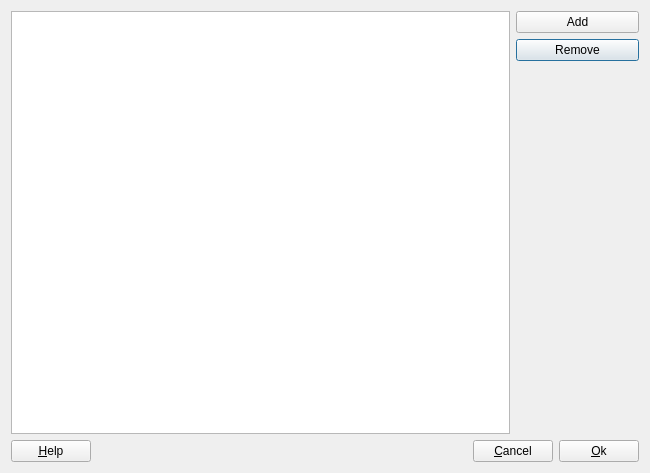
<?xml version="1.0" encoding="UTF-8"?>
<ui version="4.0">
 <class>OriginalDocument</class>
 <widget class="QDialog" name="OriginalDocument">
  <property name="geometry">
   <rect>
    <x>0</x>
    <y>0</y>
    <width>650</width>
    <height>473</height>
   </rect>
  </property>
  <property name="windowTitle">
   <string>Dialog</string>
  </property>
  <layout class="QGridLayout" name="gridLayout">
   <item row="2" column="3" colspan="2">
    <spacer name="verticalSpacer">
     <property name="orientation">
      <enum>Qt::Vertical</enum>
     </property>
     <property name="sizeHint" stdset="0">
      <size>
       <width>85</width>
       <height>306</height>
      </size>
     </property>
    </spacer>
   </item>
   <item row="0" column="0" rowspan="3" colspan="3">
    <widget class="QListView" name="listView"/>
   </item>
   <item row="1" column="3" colspan="2">
    <widget class="QPushButton" name="pBtnRemove">
     <property name="text">
      <string>Remove</string>
     </property>
    </widget>
   </item>
   <item row="3" column="0">
    <widget class="QPushButton" name="pBtnHelp">
     <property name="text">
      <string>&amp;Help</string>
     </property>
    </widget>
   </item>
   <item row="0" column="3" colspan="2">
    <widget class="QPushButton" name="pBtnAdd">
     <property name="text">
      <string>Add</string>
     </property>
    </widget>
   </item>
   <item row="3" column="1">
    <spacer name="horizontalSpacer">
     <property name="orientation">
      <enum>Qt::Horizontal</enum>
     </property>
     <property name="sizeHint" stdset="0">
      <size>
       <width>407</width>
       <height>20</height>
      </size>
     </property>
    </spacer>
   </item>
   <item row="3" column="2" colspan="2">
    <widget class="QPushButton" name="pBtnCancel">
     <property name="text">
      <string>&amp;Cancel</string>
     </property>
    </widget>
   </item>
   <item row="3" column="4">
    <widget class="QPushButton" name="pBtnOk">
     <property name="text">
      <string>&amp;Ok</string>
     </property>
    </widget>
   </item>
  </layout>
 </widget>
 <resources/>
 <connections/>
</ui>
